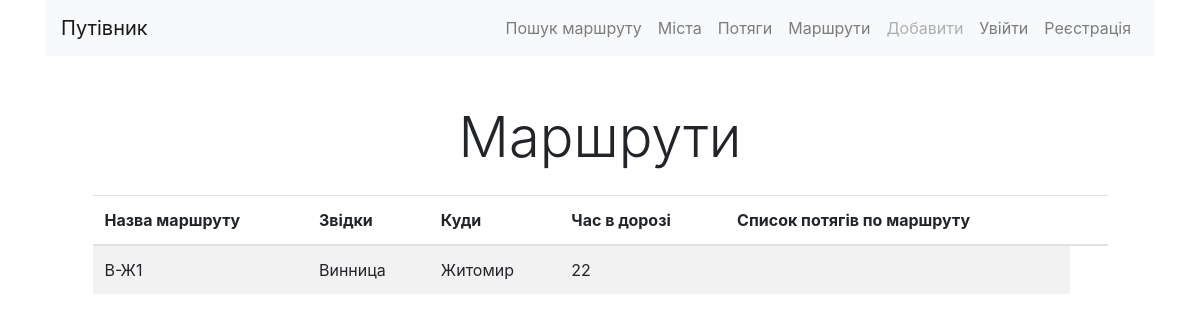
The page /detail/2/ on the database its author committed.
### routes/models.py (models this page shows, shortened)
class Route(models.Model):
    name = models.CharField(max_length=100,
                            verbose_name='Назва маршруту', unique=True)
    from_city = models.CharField(max_length=100,
                                 verbose_name='Звідки')
    to_city = models.CharField(max_length=100,
                               verbose_name='Куди')
    trains = models.ManyToManyField(Train, blank=True,
                                    verbose_name='Список потягів')
    travel_times = models.IntegerField(verbose_name='Час в дорозі')
    class Meta:
        verbose_name = 'Маршрут'
        verbose_name_plural = 'Маршрути'
        ordering = ['name']

### routes/views.py (the view)
# urls.py: path('detail/<int:pk>/', RouteDetailView.as_view(), name='detail'),
class RouteDetailView(DetailView):
    queryset = Route.objects.all()
    context_object_name = 'object'
    template_name = 'routes/detail.html'

### routes/templates/routes/detail.html (shortened to what this page needs)
{% extends "base.html" %}
{% block content%}
    <h1 class="display-4 text-center my-4">Маршрути</h1>
    <div class="row ">
        <div class='col-md-11 mx-auto'>
            <table class="table table-striped">
                <thead>
                <tr>
                    <th> Назва маршруту</th>
                    <th> Звідки</th>
                    <th> Куди</th>
                    <th> Час в дорозі</th>
                    <th> Список потягів по маршруту</th>
                    <th> &nbsp;</th>
                </tr>
                </thead>
                <tbody>
                    <tr>
                    <td>{{object.name}}</td>
                    <td>{{object.from_city}}</td>
                    <td>{{object.to_city}}</td>
                    <td>{{object.travel_times}}</td>
                    <td>
                    </td>
                    </tr>
                </tbody>
            </table>
        </div>
    </div>
{% endblock%}

### rows shown on the page
Route: name "В-Ж1", from_city "Винница", to_city "Житомир", travel_times "22"
